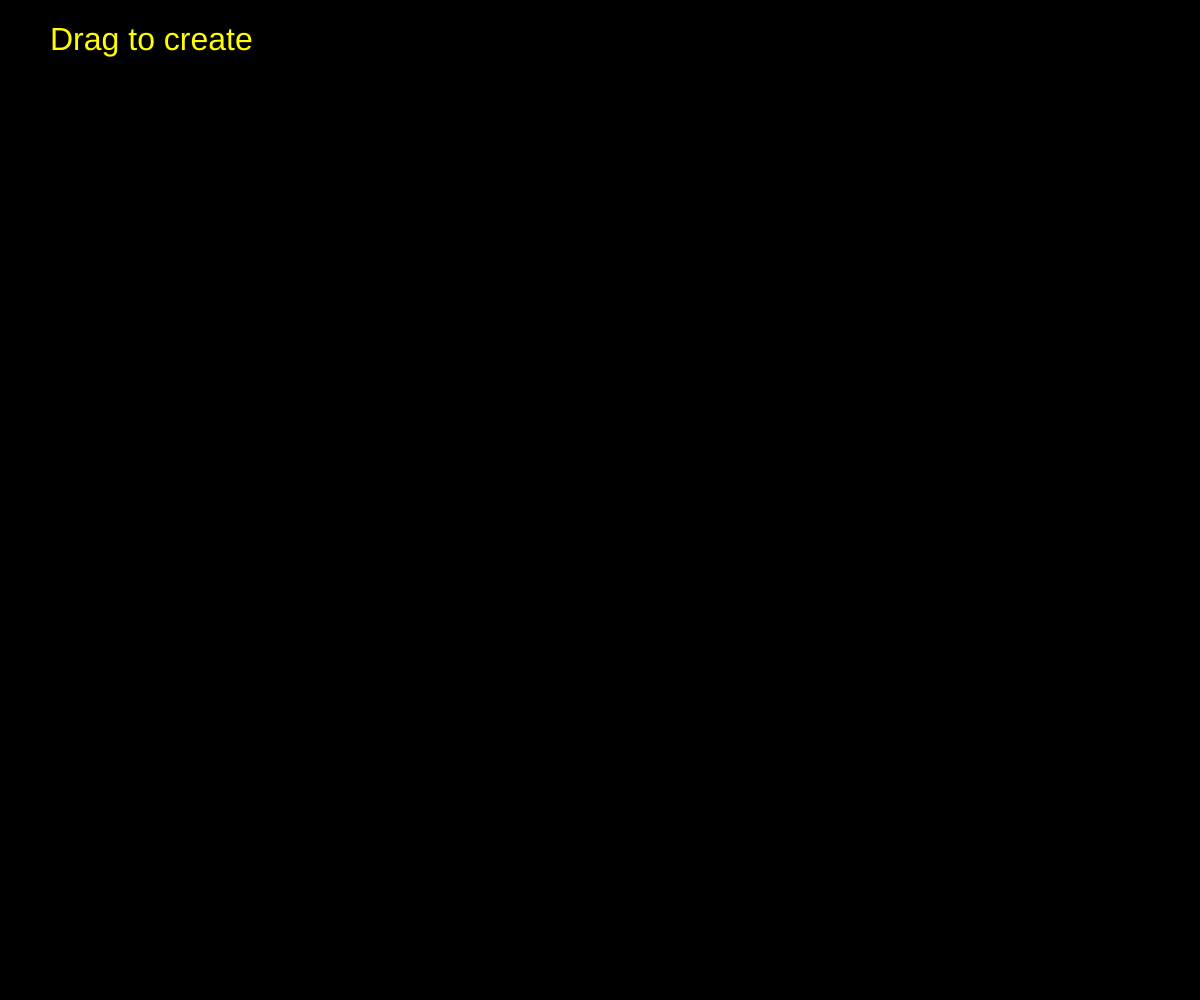
Frame 1 (no input)
Frame 60 (no input): identical to frame 1, image omitted
Frame 120 (the mouse pressed at the canvas centre since frame 60): identical to frame 1, image omitted

The p5.js sketch that drew this single still picture (run headless with seeded random() and noise() and a simulated clock; from frame 60 on, the mouse is pressed at the canvas centre):

// p5.js sketch
// ── sketch.js
var circles = [];

function setup() {
createCanvas(windowWidth, windowHeight);  

}


function mouseDragged(){
    for(var i = 0; i < 1; i++){
    // var x1 = random(width);
    // var y1 = random(height);
    var r1 = random(50,10);
      
    var x1 = mouseX
    var y1 = mouseY;
      
    var c = new Circle(x1,y1,r1);
      
      circles.push(c)
  }
  
}

function draw() {

  
   resizeCanvas(windowWidth, windowHeight);
    background(0);
  
   for(var i = 0; i < circles.length; i++){

   circles[i].show();
   circles[i].move();     
     
  }
  

  // console.log(c1);
  
  fill("yellow");
  textSize(32);
  text("Drag to create",50,50);
  
  
}


// ── circle.js
class Circle {
  constructor(x,y,r) {

    
    this.x = x;
    this.y = y;
    this.r = r
    
  }

   move(){
    this.x = this.x + random(3,-3);
    this.y = this.y + random(3,-3);
  
 }
  
  show(){
    // stroke("white");
    // strokeWeight(2);
    noStroke();
    fill(255,10);
    // noFill();
    ellipse(this.x,this.y,this.r,this.r);
  }
}
